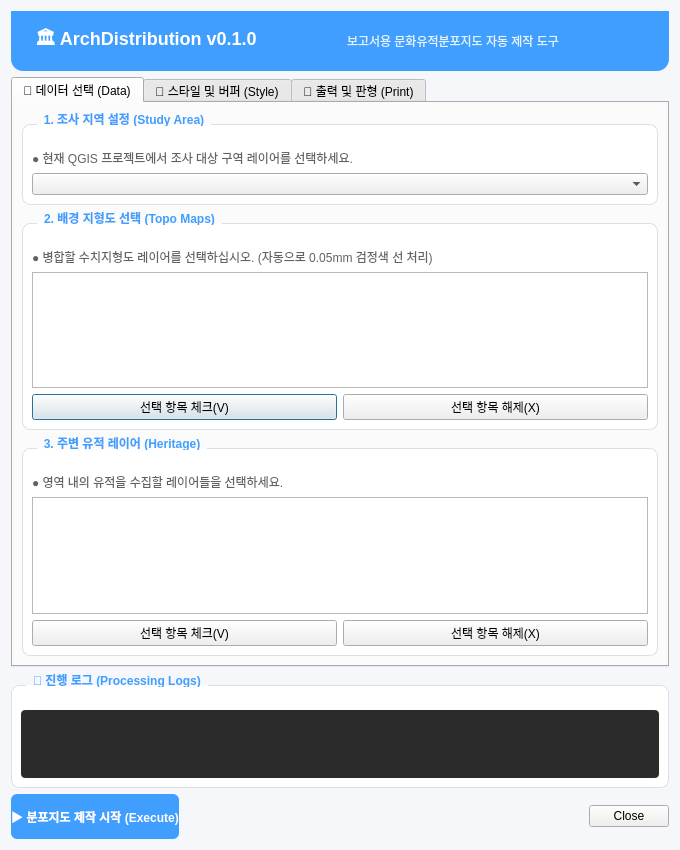
<?xml version="1.0" encoding="UTF-8"?>
<ui version="4.0">
 <class>ArchDistributionDialogBase</class>
 <widget class="QDialog" name="ArchDistributionDialogBase">
  <property name="geometry">
   <rect>
    <x>0</x>
    <y>0</y>
    <width>680</width>
    <height>850</height>
   </rect>
  </property>
  <property name="windowTitle">
   <string>ArchDistribution - 프리미엄 분포지도 제작</string>
  </property>
  <property name="styleSheet">
   <string notr="true">QDialog { background-color: #f5f7fa; }
QGroupBox { font-weight: bold; border: 1px solid #dcdfe6; border-radius: 8px; margin-top: 12px; padding-top: 15px; background-color: white; }
QGroupBox::title { subcontrol-origin: margin; left: 15px; padding: 0 5px; color: #409eff; }
QPushButton#btnRun { background-color: #409eff; color: white; border-radius: 6px; font-weight: bold; border: none; }
QPushButton#btnRun:hover { background-color: #66b1ff; }
QPushButton#btnRun:disabled { background-color: #c0c4cc; }
QLabel { color: #606266; }
QPlainTextEdit#txtLogs { background-color: #2b2b2b; color: #a9b7c6; font-family: 'Consolas'; border-radius: 4px; }</string>
  </property>
  <layout class="QVBoxLayout" name="verticalLayout">
   <!-- Header Banner -->
   <item>
    <widget class="QFrame" name="frameHeader">
     <property name="minimumSize"><size><width>0</width><height>60</height></size></property>
     <property name="styleSheet"><string>background-color: #409eff; border-bottom-left-radius: 12px; border-bottom-right-radius: 12px;</string></property>
     <layout class="QHBoxLayout" name="horizontalLayoutHeader">
      <item>
       <widget class="QLabel" name="labelTitle">
        <property name="text"><string>🏛 ArchDistribution v0.1.0</string></property>
        <property name="styleSheet"><string>color: white; font-size: 18px; font-weight: bold; padding-left: 10px;</string></property>
       </widget>
      </item>
      <item><spacer><property name="orientation"><enum>Qt::Horizontal</enum></property></spacer></item>
      <item>
       <widget class="QLabel" name="labelSubTitle">
        <property name="text"><string>보고서용 문화유적분포지도 자동 제작 도구</string></property>
        <property name="styleSheet"><string>color: #e1f5fe; font-size: 12px;</string></property>
       </widget>
      </item>
     </layout>
    </widget>
   </item>

   <item>
    <widget class="QTabWidget" name="tabWidget">
     <property name="currentIndex"><number>0</number></property>
     
     <!-- Tab 1: Data Selection -->
     <widget class="QWidget" name="tabData">
      <attribute name="title"><string>📁 데이터 선택 (Data)</string></attribute>
      <layout class="QVBoxLayout" name="layoutTabData">
       <item>
        <widget class="QGroupBox" name="groupStudy">
         <property name="title"><string>1. 조사 지역 설정 (Study Area)</string></property>
         <layout class="QVBoxLayout" name="v1">
          <item><widget class="QLabel" name="lS1"><property name="text"><string>● 현재 QGIS 프로젝트에서 조사 대상 구역 레이어를 선택하세요.</string></property><property name="wordWrap"><bool>true</bool></property></widget></item>
          <item><widget class="QComboBox" name="comboStudyArea"><property name="toolTip"><string>지도 제작의 중심이 되는 조사지역 레이어를 선택합니다. (투영좌표계 권장)</string></property></widget></item>
         </layout>
        </widget>
       </item>
       <item>
        <widget class="QGroupBox" name="groupTopo">
         <property name="title"><string>2. 배경 지형도 선택 (Topo Maps)</string></property>
         <layout class="QVBoxLayout" name="v2">
          <item><widget class="QLabel" name="lT1"><property name="text"><string>● 병합할 수치지형도 레이어를 선택하십시오. (자동으로 0.05mm 검정색 선 처리)</string></property></widget></item>
          <item><widget class="QListWidget" name="listTopoLayers"><property name="selectionMode"><enum>QAbstractItemView::ExtendedSelection</enum></property><property name="toolTip"><string>선택한 모든 지형도를 하나로 합치고 불필요한 도곽선(H0017334)을 제거합니다.</string></property></widget></item>
          <item>
           <layout class="QHBoxLayout" name="h1">
            <item><widget class="QPushButton" name="btnCheckTopo"><property name="text"><string>선택 항목 체크(V)</string></property></widget></item>
            <item><widget class="QPushButton" name="btnUncheckTopo"><property name="text"><string>선택 항목 해제(X)</string></property></widget></item>
           </layout>
          </item>
         </layout>
        </widget>
       </item>
       <item>
        <widget class="QGroupBox" name="groupHeritage">
         <property name="title"><string>3. 주변 유적 레이어 (Heritage)</string></property>
         <layout class="QVBoxLayout" name="v3">
          <item><widget class="QLabel" name="lH1"><property name="text"><string>● 영역 내의 유적을 수집할 레이어들을 선택하세요.</string></property></widget></item>
          <item><widget class="QListWidget" name="listHeritageLayers"><property name="selectionMode"><enum>QAbstractItemView::ExtendedSelection</enum></property><property name="toolTip"><string>여러 레이어에 흩어진 유적들을 하나로 병합하고 번호를 매깁니다.</string></property></widget></item>
          <item>
           <layout class="QHBoxLayout" name="h2">
            <item><widget class="QPushButton" name="btnCheckHeritage"><property name="text"><string>선택 항목 체크(V)</string></property></widget></item>
            <item><widget class="QPushButton" name="btnUncheckHeritage"><property name="text"><string>선택 항목 해제(X)</string></property></widget></item>
           </layout>
          </item>
         </layout>
        </widget>
       </item>
      </layout>
     </widget>

     <!-- Tab 2: Style & Buffers -->
     <widget class="QWidget" name="tabStyle">
      <attribute name="title"><string>🎨 스타일 및 버퍼 (Style)</string></attribute>
      <layout class="QVBoxLayout" name="layoutTabStyle">
       <item>
        <widget class="QGroupBox" name="groupHerStyle">
         <property name="title"><string>유적 표현 스타일 (Symbology)</string></property>
         <layout class="QGridLayout" name="g1">
          <item row="0" column="0"><widget class="QLabel" name="lHS1"><string>외곽선 두께 (mm):</string></widget></item>
          <item row="0" column="1"><widget class="QDoubleSpinBox" name="spinHeritageStrokeWidth"><property name="toolTip"><string>병합된 유적 레이어의 테두리 두께입니다.</string></property></widget></item>
          <item row="0" column="2"><widget class="QPushButton" name="btnHeritageStrokeColor"><property name="text"><string>색상 선택</string></property></widget></item>
          <item row="1" column="0"><widget class="QLabel" name="lHS2"><string>채우기 투명도 (%):</string></widget></item>
          <item row="1" column="1"><widget class="QSpinBox" name="spinHeritageOpacity"/></item>
          <item row="1" column="2"><widget class="QPushButton" name="btnHeritageFillColor"><property name="text"><string>색상 선택</string></property></widget></item>
         </layout>
        </widget>
       </item>
       <item>
        <widget class="QGroupBox" name="groupStudyStyle">
         <property name="title"><string>조사구역 표현 스타일</string></property>
         <layout class="QGridLayout" name="g2">
          <item row="0" column="0"><widget class="QLabel" name="lSS1"><string>조사구역 선 두께 (mm):</string></widget></item>
          <item row="0" column="1"><widget class="QDoubleSpinBox" name="spinStudyStrokeWidth"/></item>
          <item row="0" column="2"><widget class="QPushButton" name="btnStudyStrokeColor"><property name="text"><string>색상 선택</string></property></widget></item>
         </layout>
        </widget>
       </item>
       <item>
        <widget class="QGroupBox" name="groupBuf">
         <property name="title"><string>조사구역 버퍼 생성 (Multiple Buffers)</string></property>
         <layout class="QVBoxLayout" name="v4">
          <item><widget class="QLabel" name="lB1"><property name="text"><string>● 미터(m) 단위로 거리를 입력하고 추가하십시오. (예: 200, 500)</string></property></widget></item>
          <item>
           <layout class="QHBoxLayout" name="h3">
            <item><widget class="QLineEdit" name="editBufferDistance"><property name="placeholderText"><string>거리 입력 (m)</string></property></widget></item>
            <item><widget class="QPushButton" name="btnAddBuffer"><property name="text"><string>목록에 추가</string></property></widget></item>
           </layout>
          </item>
          <item><widget class="QListWidget" name="listBuffers"><property name="maximumHeight"><number>100</number></property></widget></item>
          <item><widget class="QLabel" name="lB2"><property name="text"><string>※ 목록을 더블 클릭하면 삭제됩니다.</string></property><property name="styleSheet"><string>font-size: 10px; color: #909399;</string></property></widget></item>
         </layout>
        </widget>
       </item>
      </layout>
     </widget>

     <!-- Tab 3: Print Specs -->
     <widget class="QWidget" name="tabPrint">
      <attribute name="title"><string>📐 출력 및 판형 (Print)</string></attribute>
      <layout class="QVBoxLayout" name="layoutTabPrint">
       <item>
        <widget class="QGroupBox" name="groupPrintSpecs">
         <property name="title"><string>정밀 출력 판형 설정</string></property>
         <layout class="QGridLayout" name="g3">
          <item row="0" column="0"><widget class="QLabel" name="lP1"><string>도면 가로 크기 (mm):</string></widget></item>
          <item row="0" column="1"><widget class="QSpinBox" name="spinWidth"/><property name="toolTip"><string>출력물(종이)의 실제 가로 크기를 mm 단위로 입력합니다.</string></property></item>
          <item row="1" column="0"><widget class="QLabel" name="lP2"><string>도면 세로 크기 (mm):</string></widget></item>
          <item row="1" column="1"><widget class="QSpinBox" name="spinHeight"/><property name="toolTip"><string>출력물(종이)의 실제 세로 크기를 mm 단위로 입력합니다.</string></property></item>
          <item row="2" column="0"><widget class="QLabel" name="lP3"><string>출력 축척 (1 : N):</string></widget></item>
          <item row="2" column="1"><widget class="QSpinBox" name="spinScale"/><property name="toolTip"><string>예: 5000 입력 시 1:5000 축척으로 도곽을 생성합니다.</string></property></item>
          <item row="3" column="0"><widget class="QLabel" name="lP4"><string>번호 정렬 기준:</string></widget></item>
          <item row="3" column="1">
           <widget class="QComboBox" name="comboSortOrder">
            <item><string>조사구역에서 가까운 순</string></item>
            <item><string>북(위)에서 남(아래) 순</string></item>
           </widget>
          </item>
         </layout>
        </widget>
       </item>
       <item><spacer><property name="orientation"><enum>Qt::Vertical</enum></property></spacer></item>
       <item>
        <widget class="QLabel" name="labelGuidance">
         <property name="text"><string>ⓘ 도곽(Extent) 영역은 설정된 종이 크기와 축척을 곱하여 중심점을 기준으로 자동 생성됩니다. 계산된 실제 지면 크기가 지도에 표시됩니다.</string></property>
         <property name="wordWrap"><bool>true</bool></property>
         <property name="styleSheet"><string>color: #67c23a; border: 1px dashed #67c23a; padding: 10px; border-radius: 4px;</string></property>
        </widget>
       </item>
      </layout>
     </widget>
    </widget>
   </item>

   <!-- Bottom Logs -->
   <item>
    <widget class="QGroupBox" name="groupLog">
     <property name="title"><string>🚀 진행 로그 (Processing Logs)</string></property>
     <layout class="QVBoxLayout" name="layoutLog">
      <item><widget class="QPlainTextEdit" name="txtLogs"><property name="readOnly"><bool>true</bool></property></widget></item>
     </layout>
    </widget>
   </item>

   <!-- Execution Buttons -->
   <item>
    <layout class="QHBoxLayout" name="layoutFinalBtns">
     <item>
      <widget class="QPushButton" name="btnRun">
       <property name="minimumSize"><size><width>0</width><height>45</height></size></property>
       <property name="text"><string>▶ 분포지도 제작 시작 (Execute)</string></property>
       <property name="cursor"><cursorShape>PointingHandCursor</cursorShape></property>
      </widget>
     </item>
     <item>
      <widget class="QDialogButtonBox" name="buttonBox">
       <property name="standardButtons"><set>QDialogButtonBox::Close</set></property>
      </widget>
     </item>
    </layout>
   </item>
  </layout>
 </widget>
 <resources/>
 <connections/>
</ui>
